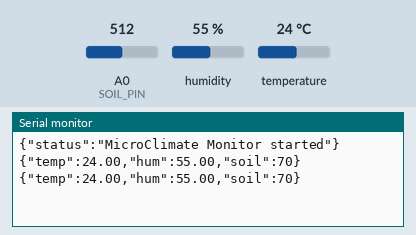
The sketch below on a simulated Arduino Uno, built with avr-gcc and run on an emulated ATmega328P. Parts: the last lines printed to the serial monitor. Inputs (shaded band) come from the test bench; at power-on: humidity 55 %, A0 (SOIL_PIN) = 512, temperature 24 °C.

Above: at 2.8 s.
2.9 s: humidity set to 22 %
At 5.3 s:
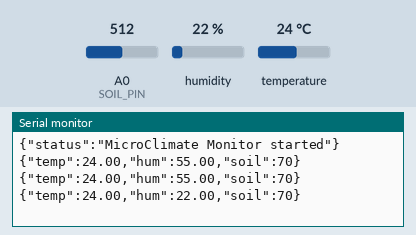
5.6 s: A0 (SOIL_PIN) set to 716
At 6.5 s:
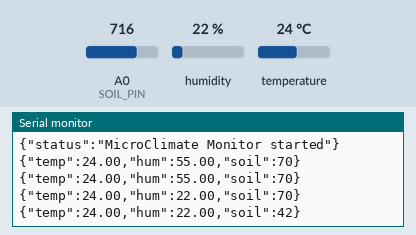
8.3 s: temperature set to 12 °C
At 10.8 s:
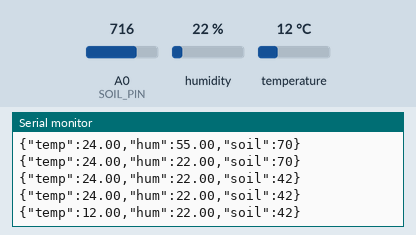
11.0 s: A0 (SOIL_PIN) set to 900
At 12.6 s:
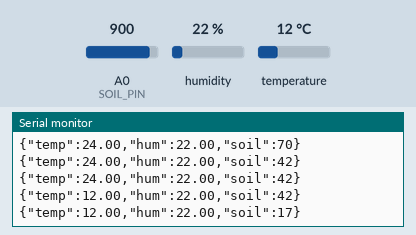
13.7 s: humidity set to 40 %
At 15.0 s:
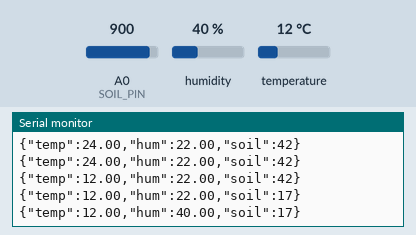
Timing chart, 0 to 16.7 s (numbered marks = the images above; inputs shaded):
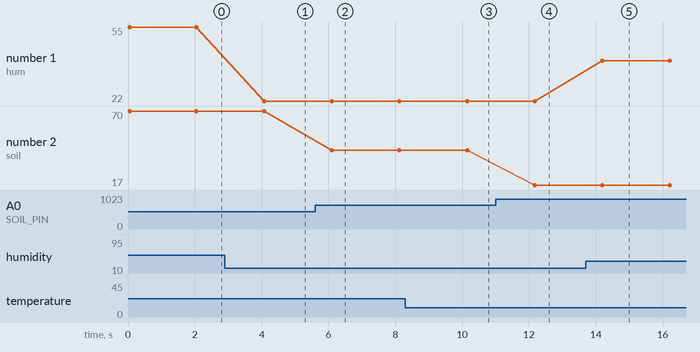

The sketch:

microclimate.ino
```cpp
/*
 * ============================================================
 *  MicroClimate Monitor — Arduino Firmware
 * ============================================================
 *
 *  College project: reads temperature, humidity, and soil
 *  moisture every 2 seconds and sends each reading to the
 *  computer over Serial as a single JSON line.
 *
 *  A companion Python script (or any serial‑terminal program)
 *  can receive and log the data.
 *
 * ------------------------------------------------------------
 *  REQUIRED LIBRARIES  (install via Arduino Library Manager)
 * ------------------------------------------------------------
 *  1. "DHT sensor library" by Adafruit
 *     → provides the DHT class used to talk to the sensor
 *  2. "Adafruit Unified Sensor" by Adafruit
 *     → dependency required by the DHT library
 *
 *  To install:
 *    Sketch → Include Library → Manage Libraries…
 *    Search for "DHT sensor library" and install it.
 *    If prompted, also install "Adafruit Unified Sensor".
 *
 * ------------------------------------------------------------
 *  COMPONENTS LIST
 * ------------------------------------------------------------
 *  • 1 × Arduino Uno (or Nano / Mega)
 *  • 1 × DHT11 temperature & humidity sensor (3‑pin module)
 *  • 1 × Capacitive or resistive soil‑moisture sensor (analog)
 *  • 1 × 10 kΩ pull‑up resistor (only if using a bare DHT11;
 *        most breakout modules include one on‑board)
 *  • Breadboard + jumper wires
 *  • USB cable for Serial communication
 *
 * ------------------------------------------------------------
 *  WIRING DIAGRAM  (ASCII)
 * ------------------------------------------------------------
 *
 *         Arduino Uno
 *        ┌──────────┐
 *        │          │
 *   5V ──┤ 5V       │
 *        │          │
 *  GND ──┤ GND      │
 *        │          │              ┌─────────────┐
 *   D2 ──┤ D2       │──────────── │ DHT11 DATA  │
 *        │          │              │  (+ to 5V)  │
 *        │          │              │  (− to GND) │
 *        │          │              └─────────────┘
 *        │          │
 *        │          │              ┌──────────────────┐
 *   A0 ──┤ A0       │──────────── │ Soil Sensor AOUT │
 *        │          │              │  (VCC  to 5V)    │
 *        │          │              │  (GND  to GND)   │
 *        └──────────┘              └──────────────────┘
 *
 *  DHT11 wiring (3‑pin module):
 *    VCC  → Arduino 5V
 *    DATA → Arduino D2  (10 kΩ pull‑up to 5V if bare sensor)
 *    GND  → Arduino GND
 *
 *  Soil moisture sensor wiring:
 *    VCC  → Arduino 5V
 *    GND  → Arduino GND
 *    AOUT → Arduino A0
 *
 * ============================================================
 */

// ── Library ────────────────────────────────────────────────
#include "DHT.h"            // Adafruit DHT sensor library

// ── Pin definitions ────────────────────────────────────────
#define DHTPIN        2     // Digital pin connected to DHT11 DATA
#define SOIL_PIN      A0    // Analog pin connected to soil sensor

// ── Sensor type ────────────────────────────────────────────
#define DHTTYPE       DHT11 // Change to DHT22 if using that model

// ── Soil‑moisture calibration constants ────────────────────
// Measure the raw analog value when the sensor is in dry air
// and when it is submerged in water, then update these values.
//   DRY_VALUE  → raw reading in completely dry conditions
//   WET_VALUE  → raw reading in fully saturated / wet soil
// Most capacitive sensors output a HIGHER value when dry and
// a LOWER value when wet, so DRY_VALUE > WET_VALUE.
#define DRY_VALUE     1023
#define WET_VALUE     300

// ── Timing ─────────────────────────────────────────────────
// How often to take a reading (in milliseconds).
// The DHT11 can only be read once every ~1–2 seconds.
#define READ_INTERVAL 2000  // 2 seconds

// ── Create the DHT sensor object ───────────────────────────
DHT dht(DHTPIN, DHTTYPE);

// ============================================================
//  setup()  — runs once when the board powers on or resets
// ============================================================
void setup() {
  // Start the Serial connection at 9600 baud so we can send
  // JSON data to the computer.
  Serial.begin(9600);

  // Initialize the DHT sensor library.
  dht.begin();

  // Short startup message (useful for debugging).
  Serial.println("{\"status\":\"MicroClimate Monitor started\"}");
}

// ============================================================
//  loop()  — runs repeatedly after setup()
// ============================================================
void loop() {

  // ── 1. Read temperature and humidity from the DHT11 ──────
  // read functions return NaN if the sensor cannot be read.
  float temperature = dht.readTemperature();   // °C
  float humidity    = dht.readHumidity();       // %

  // ── 2. Check for read failures ───────────────────────────
  // isnan() returns true when the float is "Not a Number",
  // which means the sensor did not respond correctly.
  if (isnan(temperature) || isnan(humidity)) {
    // Send an error message so the receiver knows this
    // reading was skipped.
    Serial.println("{\"error\":\"DHT read failed\"}");

    // Wait before trying again.
    delay(READ_INTERVAL);
    return;   // Skip the rest of loop() for this cycle.
  }

  // ── 3. Read raw soil moisture (analog 0–1023) ────────────
  int rawSoil = analogRead(SOIL_PIN);

  // ── 4. Convert raw value to a 0–100 % moisture scale ────
  // map() linearly re‑maps rawSoil from the calibration
  // range [DRY_VALUE … WET_VALUE] to [0 … 100].
  //   • When rawSoil == DRY_VALUE → result is 0 %
  //   • When rawSoil == WET_VALUE → result is 100 %
  int moisturePercent = map(rawSoil, DRY_VALUE, WET_VALUE, 0, 100);

  // constrain() clamps the result so it never falls outside
  // 0–100 even if the raw value is beyond the calibration
  // endpoints.
  moisturePercent = constrain(moisturePercent, 0, 100);

  // ── 5. Build and send the JSON string over Serial ────────
  // We construct the JSON manually to keep the firmware
  // small (no need for an external JSON library).
  //
  // Output example:  {"temp":28.50,"hum":62.00,"soil":45}
  Serial.print("{\"temp\":");
  Serial.print(temperature, 2);     // 2 decimal places
  Serial.print(",\"hum\":");
  Serial.print(humidity, 2);        // 2 decimal places
  Serial.print(",\"soil\":");
  Serial.print(moisturePercent);
  Serial.println("}");              // newline terminates the JSON line

  // ── 6. Wait before the next reading ──────────────────────
  delay(READ_INTERVAL);
}
```

Measured:
- after the input at 2.9 s, the serial monitor: prints a new line after 1.2 s (image 1)
- after the input at 5.6 s, the serial monitor: prints a new line after 0.50 s (image 2)
- after the input at 8.3 s, the serial monitor: prints a new line after 1.8 s (image 3)
- after the input at 11.0 s, the serial monitor: prints a new line after 1.2 s (image 4)
- after the input at 13.7 s, the serial monitor: prints a new line after 0.50 s (image 5)
- plotted number 1: 55 → 22 after the input at 2.9 s, 22 → 40 after the input at 13.7 s
- plotted number 2: 70 → 42 after the input at 5.6 s, 42 → 17 after the input at 11.0 s
